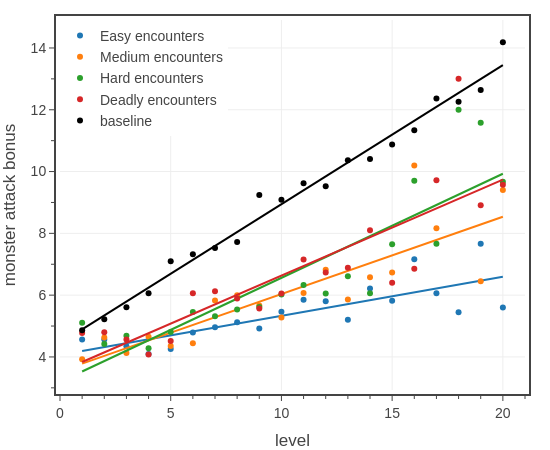

Notebook code for this chart:
### Code cell
# Fig. 6: monster adjusted AB vs level for each difficulty
import plotly.graph_objects as go

stat = 'adj AB'

groups = [
    #{'name': 'Trivial encounters', 'difficulties': ['Trivial']},
    {'name': 'Easy encounters', 'difficulties': ['Easy']},
    {'name': 'Medium encounters', 'difficulties': ['Medium']},
    {'name': 'Hard encounters', 'difficulties': ['Hard']},
    {'name': 'Deadly encounters', 'difficulties': ['Deadly']},
    #{'name': 'Very Deadly encounters', 'difficulties': ['Very Deadly']},
]

fig = go.Figure()

colors = iter(COLOR_LIST)
for group in groups:
    dft = dfem[dfem['2014 difficulty'].isin(group['difficulties'])]
    dft = dft[['party_level',stat]].groupby(['party_level']).mean().reset_index()

    tfb.plot_data_and_fit(fig, 
        x=dft['party_level'],
        y=dft[stat],
        line_color=next(colors), 
        name=group['name'],
        legendgroup=group['name'],
        hovertemplate='<b>' + group['name'] + '</b><br>level %{x:.0f}<br>AB %{y:.1f}<extra></extra>',
    )

dfG = dfm[['CR',stat]].groupby(['CR']).mean().reset_index()
dfG = dfG[dfG['CR'].between(1,20)]
tfb.plot_data_and_fit(fig, 
    x=dfG['CR'],
    y=dfG[stat],
    line_color='black', 
    name='baseline',
    legendgroup='baseline',
    hovertemplate='<b>baseline</b><br>level %{x:.0f}<br>AB %{y:.1f}<extra></extra>',
)

# set layout
fig.update_layout(
    template=tfb.FIG_TEMPLATE,
    xaxis=dict(title_text='level', automargin=True, range=[0,21], dtick=5, minor_dtick=1),
    yaxis=dict(title_text='monster attack bonus', dtick=2, minor_dtick=1),
    legend=dict(xanchor='left', x=0.00, yanchor='top', y=1.00),
    width=550, 
    height=450,
)

fig.show(config=tfb.FIG_CONFIG)

# save figures
if SAVEFIGS:
    fig.update_layout(autosize=True, width=None, height=None)
    tfb.save_fig_html(fig, format='large', name=f'./fig-monster-adj-ab-vs-level-large')
    tfb.save_fig_html(fig, format='small', name=f'./fig-monster-adj-ab-vs-level-small')

### Figure 1 — Plotly figure (JSON) as saved in the notebook; plotly's stock layout.template omitted (floating-point values rounded to 4 significant figures)
{"data": [{"hovertemplate": "<b>Easy encounters</b><br>level %{x:.0f}<br>AB %{y:.1f}<extra></extra>", "legendgroup": "Easy encounters", "line": {"color": "#1f77b4"}, "mode": "markers", "name": "Easy encounters", "type": "scatter", "x": [1.0, 2.0, 3.0, 4.0, 5.0, 6.0, 7.0, 8.0, 9.0, 10.0, 11.0, 12.0, 13.0, 14.0, 15.0, 16.0, 17.0, 18.0, 19.0, 20.0], "y": [4.561, 4.562, 4.349, 4.095, 4.256, 4.789, 4.96, 5.121, 4.921, 5.46, 5.85, 5.806, 5.204, 6.218, 5.817, 7.16, 6.058, 5.444, 7.667, 5.6]}, {"hoverinfo": "skip", "hovertemplate": "<b>Easy encounters</b><br>level %{x:.0f}<br>AB %{y:.1f}<extra></extra>", "legendgroup": "Easy encounters", "line": {"color": "#1f77b4"}, "mode": "lines", "name": "Easy encounters", "showlegend": false, "type": "scatter", "x": [1.0, 2.0, 3.0, 4.0, 5.0, 6.0, 7.0, 8.0, 9.0, 10.0, 11.0, 12.0, 13.0, 14.0, 15.0, 16.0, 17.0, 18.0, 19.0, 20.0], "y": [4.196, 4.322, 4.448, 4.574, 4.701, 4.827, 4.953, 5.079, 5.206, 5.332, 5.458, 5.584, 5.711, 5.837, 5.963, 6.089, 6.216, 6.342, 6.468, 6.594]}, {"hovertemplate": "<b>Medium encounters</b><br>level %{x:.0f}<br>AB %{y:.1f}<extra></extra>", "legendgroup": "Medium encounters", "line": {"color": "#ff7f0e"}, "mode": "markers", "name": "Medium encounters", "type": "scatter", "x": [1.0, 2.0, 3.0, 4.0, 5.0, 6.0, 7.0, 8.0, 9.0, 10.0, 11.0, 12.0, 13.0, 14.0, 15.0, 16.0, 17.0, 19.0, 20.0], "y": [3.927, 4.63, 4.124, 4.656, 4.353, 4.446, 5.829, 5.996, 5.667, 5.277, 6.074, 6.819, 5.862, 6.577, 6.729, 10.2, 8.167, 6.45, 9.4]}, {"hoverinfo": "skip", "hovertemplate": "<b>Medium encounters</b><br>level %{x:.0f}<br>AB %{y:.1f}<extra></extra>", "legendgroup": "Medium encounters", "line": {"color": "#ff7f0e"}, "mode": "lines", "name": "Medium encounters", "showlegend": false, "type": "scatter", "x": [1.0, 2.0, 3.0, 4.0, 5.0, 6.0, 7.0, 8.0, 9.0, 10.0, 11.0, 12.0, 13.0, 14.0, 15.0, 16.0, 17.0, 19.0, 20.0], "y": [3.783, 4.033, 4.283, 4.534, 4.784, 5.034, 5.285, 5.535, 5.786, 6.036, 6.286, 6.537, 6.787, 7.037, 7.288, 7.538, 7.788, 8.289, 8.539]}, {"hovertemplate": "<b>Hard encounters</b><br>level %{x:.0f}<br>AB %{y:.1f}<extra></extra>", "legendgroup": "Hard encounters", "line": {"color": "#2ca02c"}, "mode": "markers", "name": "Hard encounters", "type": "scatter", "x": [1.0, 2.0, 3.0, 4.0, 5.0, 6.0, 7.0, 8.0, 9.0, 10.0, 11.0, 12.0, 13.0, 14.0, 15.0, 16.0, 17.0, 18.0, 19.0, 20.0], "y": [5.108, 4.417, 4.683, 4.282, 4.81, 5.454, 5.318, 5.538, 5.619, 6.02, 6.325, 6.056, 6.615, 6.062, 7.647, 9.706, 7.667, 12.0, 11.58, 9.667]}, {"hoverinfo": "skip", "hovertemplate": "<b>Hard encounters</b><br>level %{x:.0f}<br>AB %{y:.1f}<extra></extra>", "legendgroup": "Hard encounters", "line": {"color": "#2ca02c"}, "mode": "lines", "name": "Hard encounters", "showlegend": false, "type": "scatter", "x": [1.0, 2.0, 3.0, 4.0, 5.0, 6.0, 7.0, 8.0, 9.0, 10.0, 11.0, 12.0, 13.0, 14.0, 15.0, 16.0, 17.0, 18.0, 19.0, 20.0], "y": [3.529, 3.866, 4.202, 4.539, 4.876, 5.213, 5.55, 5.887, 6.224, 6.56, 6.897, 7.234, 7.571, 7.908, 8.245, 8.581, 8.918, 9.255, 9.592, 9.929]}, {"hovertemplate": "<b>Deadly encounters</b><br>level %{x:.0f}<br>AB %{y:.1f}<extra></extra>", "legendgroup": "Deadly encounters", "line": {"color": "#d62728"}, "mode": "markers", "name": "Deadly encounters", "type": "scatter", "x": [1.0, 2.0, 3.0, 4.0, 5.0, 6.0, 7.0, 8.0, 9.0, 10.0, 11.0, 12.0, 13.0, 14.0, 15.0, 16.0, 17.0, 18.0, 19.0, 20.0], "y": [4.775, 4.8, 4.567, 4.077, 4.514, 6.058, 6.127, 5.891, 5.565, 6.054, 7.157, 6.73, 6.889, 8.1, 6.4, 6.857, 9.722, 13.0, 8.909, 9.571]}, {"hoverinfo": "skip", "hovertemplate": "<b>Deadly encounters</b><br>level %{x:.0f}<br>AB %{y:.1f}<extra></extra>", "legendgroup": "Deadly encounters", "line": {"color": "#d62728"}, "mode": "lines", "name": "Deadly encounters", "showlegend": false, "type": "scatter", "x": [1.0, 2.0, 3.0, 4.0, 5.0, 6.0, 7.0, 8.0, 9.0, 10.0, 11.0, 12.0, 13.0, 14.0, 15.0, 16.0, 17.0, 18.0, 19.0, 20.0], "y": [3.837, 4.148, 4.459, 4.769, 5.08, 5.39, 5.701, 6.012, 6.322, 6.633, 6.944, 7.254, 7.565, 7.875, 8.186, 8.497, 8.807, 9.118, 9.428, 9.739]}, {"hovertemplate": "<b>baseline</b><br>level %{x:.0f}<br>AB %{y:.1f}<extra></extra>", "legendgroup": "baseline", "line": {"color": "black"}, "mode": "markers", "name": "baseline", "type": "scatter", "x": [1.0, 2.0, 3.0, 4.0, 5.0, 6.0, 7.0, 8.0, 9.0, 10.0, 11.0, 12.0, 13.0, 14.0, 15.0, 16.0, 17.0, 18.0, 19.0, 20.0], "y": [4.862, 5.218, 5.612, 6.064, 7.095, 7.326, 7.522, 7.719, 9.243, 9.09, 9.625, 9.529, 10.37, 10.41, 10.88, 11.34, 12.37, 12.26, 12.64, 14.19]}, {"hoverinfo": "skip", "hovertemplate": "<b>baseline</b><br>level %{x:.0f}<br>AB %{y:.1f}<extra></extra>", "legendgroup": "baseline", "line": {"color": "black"}, "mode": "lines", "name": "baseline", "showlegend": false, "type": "scatter", "x": [1.0, 2.0, 3.0, 4.0, 5.0, 6.0, 7.0, 8.0, 9.0, 10.0, 11.0, 12.0, 13.0, 14.0, 15.0, 16.0, 17.0, 18.0, 19.0, 20.0], "y": [4.893, 5.343, 5.793, 6.243, 6.693, 7.143, 7.593, 8.043, 8.493, 8.943, 9.393, 9.843, 10.29, 10.74, 11.19, 11.64, 12.09, 12.54, 12.99, 13.44]}], "layout": {"height": 450, "legend": {"x": 0, "xanchor": "left", "y": 1, "yanchor": "top"}, "width": 550, "xaxis": {"automargin": true, "dtick": 5, "minor": {"dtick": 1}, "range": [0, 21], "title": {"text": "level"}}, "yaxis": {"dtick": 2, "minor": {"dtick": 1}, "title": {"text": "monster attack bonus"}}}}
